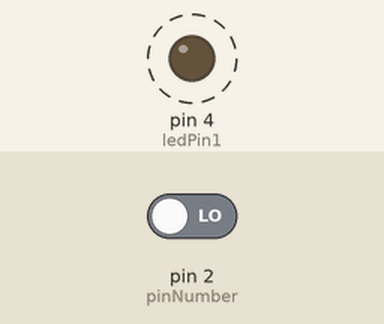
This sketch was run on a simulated Arduino Uno, built with avr-gcc and run on an emulated ATmega328P. On the bench: output pins drawn as LEDs (lit = HIGH). Dashed ring = blinking. Inputs (shaded band) come from the test bench; at power-on: pin 2 (pinNumber) LOW. What the sketch prints to the serial monitor is not drawn.

Above: at 0.5 s.
Timing chart, 0 to 4.6 s (numbered marks = the images above):
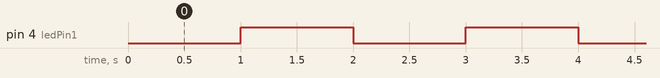

The sketch:

BlinkLED_withTimer_distance.ino
```cpp
/*
 * Creation & Computation - Digital Futures, OCAD University
 * Kate Hartman / Nick Puckett
 *
 * Blink the internal LED without using a simple timer instead of delay
 *
 *
 *
 */


int ledPin1 = 4;           //the pin the LED is attached to pin 13 attaches to an internal LED
int blinkRate = 1000;        //the time between blinks in milliseconds
boolean ledState1 = false;
long lastTimeYouBlinked;  //this stores the time of the last change

///////////////////////////////////////

int pinNumber = 2; //the pin the pulsewidth is read on
int distanceMM; //variable that holds the reading


////////////////////////////////////////


void setup() {
  pinMode(ledPin1, OUTPUT);
  pinMode(pinNumber,INPUT);  //since we are using a digital pin, we must set tell it that it will be an INPUT

  Serial.begin(9600);
}

void loop() {
  // put your main code here, to run repeatedly:
distanceMM = pulseIn(pinNumber, HIGH);
Serial.print("Distance to object in MM: ");//print the value to the console
Serial.println(distanceMM);


blinkRate = distanceMM;

if(millis()-lastTimeYouBlinked>=blinkRate) //this very simple statement is the timer,
{                                          //it subtracts the value of the moment in time the last blink happened, and sees if that number is larger than your set blinking value
  if(ledState1==false)                     //This statement is used to see if it should be turning the LED on or off by looking at its current state
    {
     digitalWrite(ledPin1,HIGH);          //This statement addresses the LED itself and turns it on. because it was previously off
     ledState1=true;                      //It then flips then changes its current value to true
    }
  else                                    //Since there are only 2 options, we can use an else
  {
    digitalWrite(ledPin1, LOW);           //this event happens when the LED is on so we write the pin to be LOW , which means off
    ledState1=false;                      //save that value
  }

lastTimeYouBlinked = millis();            //save the value in time that this switch occured, so we can use it again.

}


}
```

Measured:
- by itself, pin 4 (ledPin1): alternates HIGH for 1.0 s and LOW for 1.0 s
